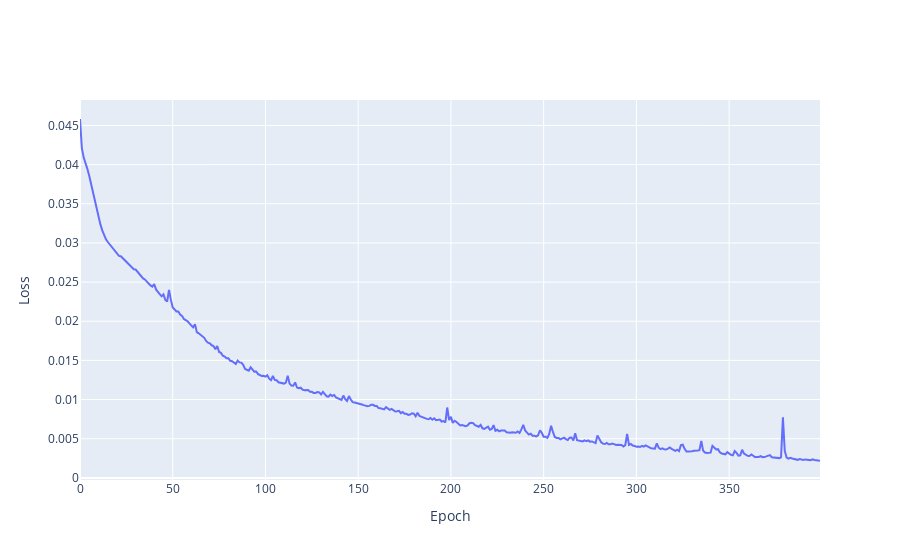

Notebook code cell kept with this figure:
### Code cell
plot_loss(history)

### Figure 1 — Plotly figure (JSON) as saved in the notebook; plotly's stock layout.template omitted (floating-point values rounded to 4 significant figures; data arrays with more than 128 entries replaced by an {"elided": "..."} marker saying what was removed)
{"data": [{"mode": "lines", "name": "Training Loss", "type": "scatter", "x": {"elided": "400 int values"}, "y": {"elided": "400 float values"}}], "layout": {"xaxis": {"title": {"text": "Epoch"}}, "yaxis": {"title": {"text": "Loss"}}}}
